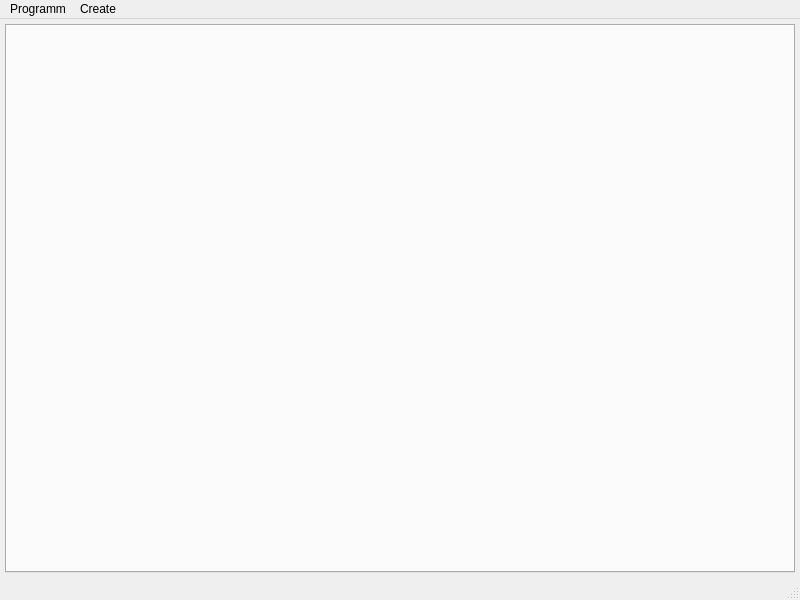
<?xml version="1.0" encoding="UTF-8"?>
<ui version="4.0">
 <class>MainWindow</class>
 <widget class="QMainWindow" name="MainWindow">
  <property name="geometry">
   <rect>
    <x>0</x>
    <y>0</y>
    <width>800</width>
    <height>600</height>
   </rect>
  </property>
  <property name="windowTitle">
   <string>MainWindow</string>
  </property>
  <widget class="QWidget" name="centralwidget">
   <layout class="QVBoxLayout" name="verticalLayout">
    <property name="sizeConstraint">
     <enum>QLayout::SetMaximumSize</enum>
    </property>
    <property name="margin">
     <number>5</number>
    </property>
    <item>
     <widget class="QTabWidget" name="tabWidget">
      <property name="currentIndex">
       <number>-1</number>
      </property>
     </widget>
    </item>
   </layout>
  </widget>
  <widget class="QMenuBar" name="menubar">
   <property name="geometry">
    <rect>
     <x>0</x>
     <y>0</y>
     <width>800</width>
     <height>21</height>
    </rect>
   </property>
   <widget class="QMenu" name="menu">
    <property name="title">
     <string>Programm</string>
    </property>
    <addaction name="actionReport"/>
    <addaction name="actionLogout"/>
    <addaction name="separator"/>
    <addaction name="actionExit"/>
   </widget>
   <widget class="QMenu" name="menu_2">
    <property name="title">
     <string>Create</string>
    </property>
    <addaction name="actionExecutor"/>
    <addaction name="actionCompany"/>
   </widget>
   <addaction name="menu"/>
   <addaction name="menu_2"/>
  </widget>
  <widget class="QStatusBar" name="statusbar"/>
  <action name="actionExit">
   <property name="text">
    <string>Exit</string>
   </property>
  </action>
  <action name="actionLogout">
   <property name="text">
    <string>Logout</string>
   </property>
  </action>
  <action name="actionReport">
   <property name="text">
    <string>Generate report</string>
   </property>
  </action>
  <action name="actionExecutor">
   <property name="text">
    <string>Executor</string>
   </property>
  </action>
  <action name="actionCompany">
   <property name="text">
    <string>Company</string>
   </property>
  </action>
 </widget>
 <resources/>
 <connections/>
</ui>
